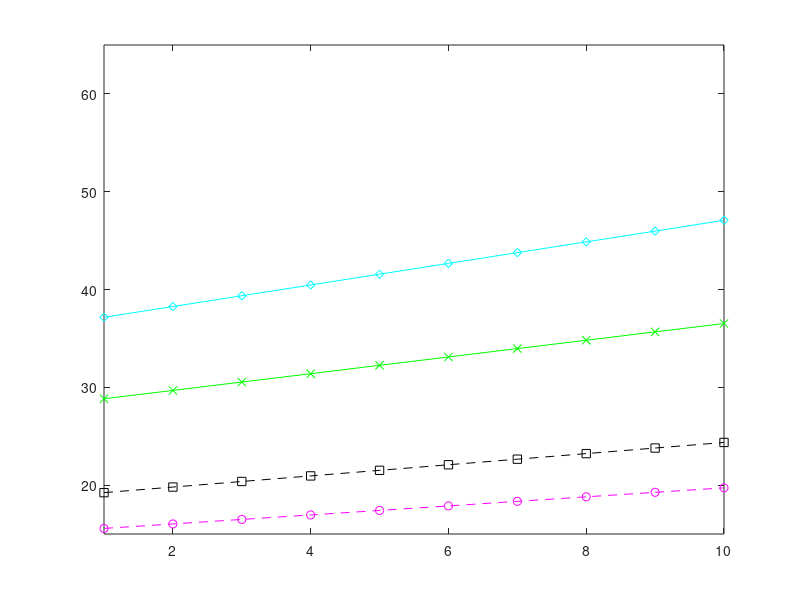

Here is the MATLAB script that generated this plot: (Note: this script raises an error after producing the figure.)

  fs = 16;
    fn = 'Times New Roman';
    
          
          
                   

          load data1.txt
          x = data1(:,1);
          y = data1(:,2);
          z = data1(:,3);
          u = data1(:,4);
          
          plot(x,y,'--ks');
           axis([1 10  15 65]);  

          hold all;
          plot(x,z,'-gx');
          hold all;
          plot(x,u,'-cd');
          
          load data2.txt
          xb = data2(:,1);
          yb = data2(:,2);
          zb = data2(:,3);
          ub = data2(:,4);
          
          plot(xb,yb,'--mo'); 
          plot(xb,zb,'-bV');
          plot(xb,ub,'-.r*');

    
          

    ylabel('Location Update Cost','FontSize',fs,'FontName',fn);
    xlabel({'Number of Mobile Routers'},'FontSize',fs,'FontName',fn);
      fs = 12;
    h = legend('RWP Speed=10 m/s','RWP Speed=20 m/s','RWP Speed=30 m/s','City Speed=10 m/s','City Speed=20 m/s','City Speed=30 m/s',0);
set(h,'FontSize',fs,'FontName',fn,'Location','Best');
set(h,'Interpreter','latex')
set(h, 'Box', 'on');
set(h, 'Color', 'none');


          